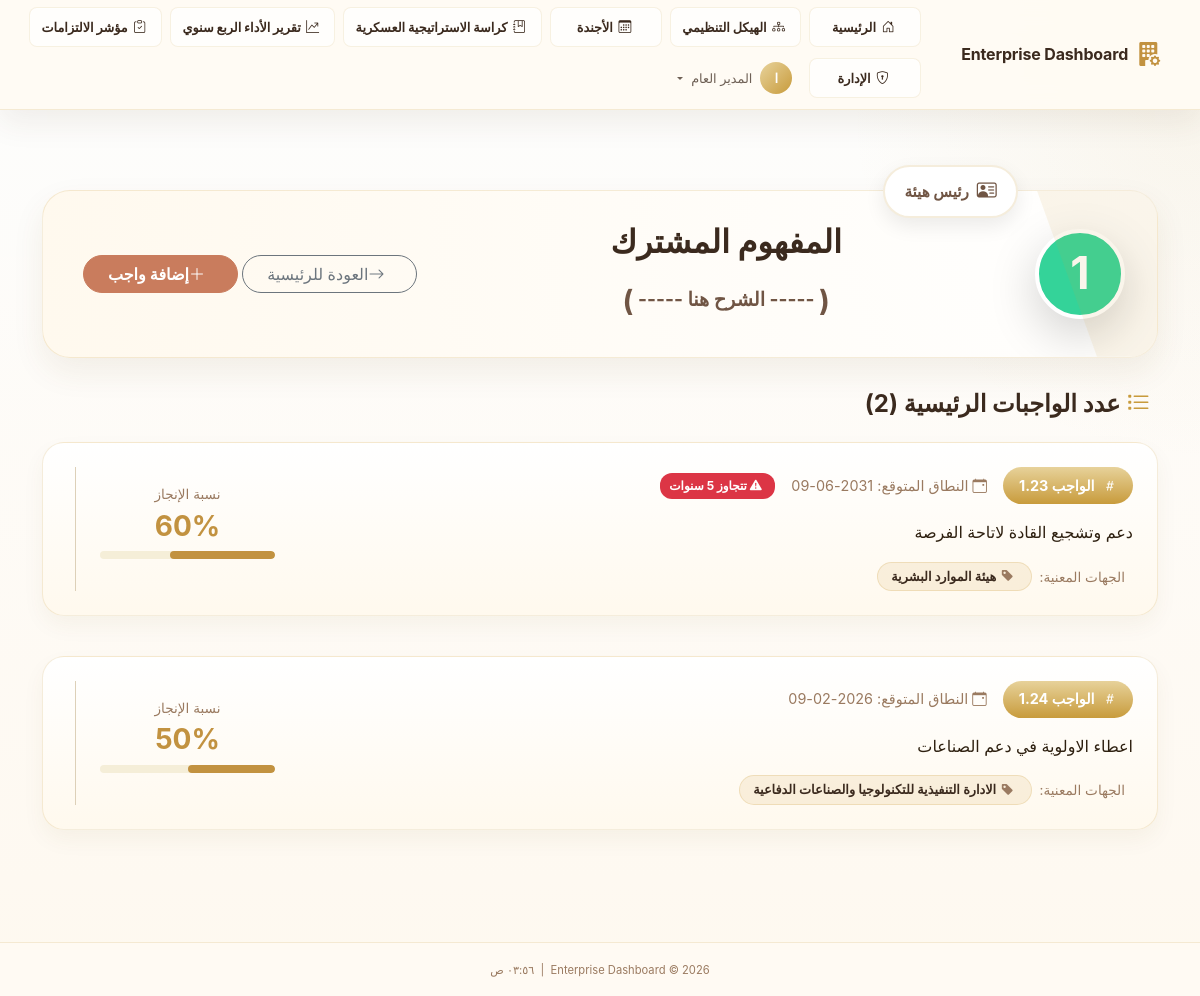
The app's page /department/2 (signed in) with its own data.
### app/models/user.py (models this page shows, shortened)
class User(UserMixin, db.Model):
    __tablename__ = 'users'
    id              = db.Column(db.String(36), primary_key=True, default=lambda: str(uuid.uuid4()))
    ldap_dn         = db.Column(db.String(255), unique=True, nullable=True)
    username        = db.Column(db.String(80),  unique=True, nullable=False, index=True)
    email           = db.Column(db.String(120), nullable=False)
    full_name       = db.Column(db.String(120), nullable=False)
    password_hash   = db.Column(db.String(255), nullable=True)  # Only for sim mode
    is_ldap_user    = db.Column(db.Boolean, default=True)
    is_active       = db.Column(db.Boolean, default=True)
    role_id         = db.Column(db.Integer, db.ForeignKey('roles.id'), nullable=True)
    department_id   = db.Column(db.Integer, db.ForeignKey('departments.id'), nullable=True)
    failed_logins     = db.Column(db.Integer, default=0)
    locked_until      = db.Column(db.DateTime, nullable=True)
    created_at  = db.Column(db.DateTime, default=datetime.utcnow)
    updated_at  = db.Column(db.DateTime, default=datetime.utcnow, onupdate=datetime.utcnow)
    last_login  = db.Column(db.DateTime, nullable=True)
    role       = db.relationship('Role', back_populates='users')
    department = db.relationship('Department', back_populates='users')
    audit_logs = db.relationship('AuditLog', back_populates='user', lazy='dynamic',
                                 foreign_keys='AuditLog.user_id')
    @property
    def is_authenticated(self) -> bool:
        return True
    def has_permission(self, required_level: int) -> bool:
        if not self.role:
            return False
        return self.role.permission_level >= required_level
    @property
    def permission_level(self) -> int:
        return self.role.permission_level if self.role else 0
    def can_admin(self) -> bool:
        return self.permission_level >= 80  # Deputy and above
    @classmethod
    def get_by_id(cls, user_id: str) -> Optional['User']:
        return cls.query.get(user_id)

### app/models/department.py (models this page shows, shortened)
class Department(db.Model):
    __tablename__ = 'departments'
    id                 = db.Column(db.Integer, primary_key=True)
    code               = db.Column(db.String(20), unique=True, nullable=False)
    name               = db.Column(db.String(120), nullable=False)
    description        = db.Column(db.Text, default='')
    responsible_person = db.Column(db.String(120), default='')
    color              = db.Column(db.String(7), default='#4F8EF7')   # Hex color
    icon               = db.Column(db.String(60), default='bi-grid-fill')
    logo_file          = db.Column(db.String(120), nullable=True)     # Custom logo filename
    concept_number     = db.Column(db.Integer, nullable=True)         # Operational Concept Number
    order_index        = db.Column(db.Integer, default=0)
    is_active          = db.Column(db.Boolean, default=True, nullable=False)
    is_central         = db.Column(db.Boolean, default=False, nullable=False)  # CEO hub group
    director_notes     = db.Column(db.Text, default='')               # Inline CEO notes
    concept_number     = db.Column(db.Integer, nullable=True)         # المفهوم العملياتي المشترك عدد
    created_at         = db.Column(db.DateTime, server_default=db.func.now())
    updated_at         = db.Column(db.DateTime, server_default=db.func.now(), onupdate=db.func.now())
    users   = db.relationship('User', back_populates='department', lazy='dynamic')
    metrics = db.relationship('DepartmentMetrics', back_populates='department',
                              lazy='dynamic', cascade='all, delete-orphan')
    @classmethod
    def active_ordered(cls) -> List['Department']:
        return cls.query.filter_by(is_active=True).order_by(cls.order_index).all()

### app/models/main_task.py (models this page shows, shortened)
class MainTask(db.Model):
    __tablename__ = 'main_tasks'
    id = db.Column(db.Integer, primary_key=True)
    task_number = db.Column(db.String(50), nullable=False)
    description = db.Column(db.Text, nullable=False)
    completion_pct = db.Column(db.Integer, default=0)
    expected_end_date = db.Column(db.Date, nullable=False)
    primary_department_id = db.Column(db.Integer, db.ForeignKey('departments.id', ondelete='CASCADE'), nullable=False)
    created_at = db.Column(db.DateTime, server_default=db.func.now())
    updated_at = db.Column(db.DateTime, server_default=db.func.now(), onupdate=db.func.now())
    primary_department = db.relationship(
        'Department',
        backref=db.backref('primary_tasks', lazy='dynamic', cascade='all, delete-orphan')
    )
    secondary_departments_list = db.Column(db.Text, default='[]')
    @property
    def is_overdue_5_years(self) -> bool:
        if not self.expected_end_date or not self.created_at:
            return False
        created_date = self.created_at.date()
        max_allowed_date = created_date + relativedelta(years=5)
        return self.expected_end_date > max_allowed_date
    @property
    def secondary_departments_parsed(self) -> list:
        import json
        if not self.secondary_departments_list:
            return []
        try:
            return json.loads(self.secondary_departments_list)
        except Exception:
            return []

### app/dashboard/routes.py (the view)
@dashboard_bp.route('/department/<int:dept_id>')
@login_required
def department_detail(dept_id):
    from app.models.main_task import MainTask
    dept = Department.query.get_or_404(dept_id)
    tasks = MainTask.query.filter_by(primary_department_id=dept_id).order_by(MainTask.task_number).all()
    all_depts = Department.active_ordered()
    return render_template(
        'dashboard/department_detail.html',
        dept=dept,
        tasks=tasks,
        all_depts=all_depts,
        page_title=f'تفاصيل: {dept.name}'
    )

### app/templates/dashboard/department_detail.html (shortened to what this page needs)
{% extends "base.html" %}
{% block body_class %}app-body dashboard-home-body{% endblock %}
{% block content %}
<div class="department-page">
<div class="container py-4 mt-4">
    <div class="position-relative mb-4">
        {% if dept.responsible_person %}
        <div class="responsible-badge">
            <i class="bi bi-person-vcard fs-5"></i>
            <span style="font-size: 0.95rem;">{{ dept.responsible_person }}</span>
        </div>
        {% endif %}
        <div class="dept-header d-flex flex-column flex-md-row align-items-center gap-4">
        {% if dept.concept_number %}
        <div class="dept-icon-wrapper shadow-lg"
             style="border-color: #fff; background: {{ dept.color }}; color: #fff; border-width: 4px; width: 90px; height: 90px; font-size: 2.8rem; font-weight: bold;">
            {{ dept.concept_number }}
        </div>
        {% else %}
        <div class="dept-icon-wrapper" style="border-color: {{ dept.color }}; color: {{ dept.color }}">
            <i class="{{ dept.icon }}"></i>
        </div>
        {% endif %}
        <div class="flex-grow-1 text-center">
            <h1 class="h2 fw-bold mb-2" style="color: var(--page-text);">{{ dept.name }}</h1>
            {% if dept.description %}
            <p class="mt-3 mb-0 mx-auto fw-bold" style="color: var(--page-text-soft); max-width: 800px; font-size: 1.2rem;">
                <span style="font-size: 1.8rem; vertical-align: middle;">(</span>
                ----- {{ dept.description }} -----
                <span style="font-size: 1.8rem; vertical-align: middle;">)</span>
            </p>
            {% endif %}
        </div>
        <div class="text-md-end mt-3 mt-md-0">
            <a href="{{ url_for('dashboard.index') }}" class="btn btn-outline-secondary rounded-pill pe-4 ps-4">
                <i class="bi bi-arrow-right me-2"></i>العودة للرئيسية
            </a>
            {% if current_user.has_permission(100) or current_user.has_permission(90) or
            current_user.has_permission(999) %}
            <button class="btn btn-primary rounded-pill pe-4 ps-4 mt-2 mt-md-0 ms-0 ms-md-2" data-bs-toggle="modal"
                data-bs-target="#addTaskModal">
                <i class="bi bi-plus-lg me-2"></i>إضافة واجب
            </button>
            {% endif %}
        </div>
    </div>
    </div>
    <h3 class="h4 fw-bold mb-4" style="color: var(--page-text);">
        <i class="bi bi-list-task me-2" style="color: var(--page-accent);"></i>
        عدد الواجبات الرئيسية ({{ tasks|length }})
    </h3>
    {% if not tasks %}
    <div class="text-center py-5"
        style="background: rgba(255,255,255,0.5); border-radius: 20px; border: 2px dashed #DDD0B8;">
        <i class="bi bi-inbox fs-1 text-muted mb-3 d-block"></i>
        <h5 class="text-muted">لا توجد واجبات رئيسية مسجلة لهذه المجموعة بعد.</h5>
    </div>
    {% else %}
    <div class="row">
        {% for task in tasks %}
        <div class="col-12 mb-3">
            <div class="task-card">
                <div class="d-flex flex-column flex-lg-row justify-content-between gap-3">
                    <div class="flex-grow-1">
                        <div class="d-flex align-items-center gap-3 mb-3">
                            <span class="task-number-badge">
                                <i class="bi bi-hash"></i> الواجب {{ task.task_number }}
                            </span>
                            <span class="text-muted d-flex align-items-center gap-1" style="font-size: 0.9rem;">
                                <i class="bi bi-calendar-event"></i> النطاق المتوقع: {{
                                task.expected_end_date.strftime('%Y-%m-%d') }}
                            </span>
                            {% if task.is_overdue_5_years %}
                            <span class="warning-badge" title="تنبيه: تاريخ النهاية يتجاوز 5 سنوات">
                                <i class="bi bi-exclamation-triangle-fill me-1"></i> تتجاوز 5 سنوات
                            </span>
                            {% endif %}
                        </div>
                        <p class="fs-6" style="color: #2E2010; line-height: 1.6;">
                            {{ task.description }}
                        </p>
                        <div class="d-flex flex-wrap gap-2 mt-3">
                            <span class="text-muted me-2 mt-1" style="font-size: 0.85rem;">الجهات المعنية:</span>
                            {% for sec_name in task.secondary_departments_parsed %}
                            <span class="department-tag">
                                <i class="bi bi-tag-fill text-muted me-1"></i>
                                {{ sec_name }}
                            </span>
                            {% endfor %}
                        </div>
                    </div>
                    <div class="d-flex flex-column align-items-lg-end justify-content-center border-start ps-lg-4 ms-lg-2 py-2"
                        style="border-color: #DDD0B8 !important; min-width: 200px;">
                        <div class="text-center w-100 mb-2">
                            <span class="d-block text-muted mb-1" style="font-size: 0.85rem;">نسبة الإنجاز</span>
                            <h3 class="mb-0 fw-bold" style="color: var(--secondary, #C29240);">{{ task.completion_pct
                                }}%</h3>
                        </div>
                        <div class="progress w-100 mb-3"
                            style="height: 8px; border-radius: 10px; background-color: #F5EED8;">
                            <div class="progress-bar" role="progressbar"
                                style="width: {{ task.completion_pct }}%; background-color: var(--secondary, #C29240);"
                                aria-valuenow="{{ task.completion_pct }}" aria-valuemin="0" aria-valuemax="100"></div>
                        </div>
                    </div>
                </div>
            </div>
        </div>
        {% endfor %}
    </div>
    {% endif %}
</div>
</div>
{% endblock %}

### app/templates/base.html (shortened to what this page needs)
<!DOCTYPE html>
<html lang="ar" dir="rtl">
<head>
  <link rel="stylesheet" href="{{ url_for('static', filename='css/bootstrap.min.css') }}">
  <link rel="stylesheet" href="{{ url_for('static', filename='css/bootstrap-icons.css') }}">
  <link rel="stylesheet" href="{{ url_for('static', filename='css/custom.css') }}">
</head>
<body class="{% block body_class %}app-body{% endblock %}">
  {% block body %}
  <nav class="navbar navbar-dark navbar-expand-lg app-navbar" id="mainNav">
    <div class="container-fluid px-4">
      <a class="navbar-brand d-flex align-items-center gap-2" href="{{ url_for('dashboard.index') }}">
        <i class="bi bi-building-fill-gear fs-4 text-primary-glow"></i>
        <span class="fw-bold">{{ app_name }}</span>
      </a>
      <div class="collapse navbar-collapse" id="navbarMain">
        <ul class="navbar-nav ms-auto align-items-center gap-2 main-nav-menu">
          <li class="nav-item">
            <a class="nav-link primary-nav-link {% if request.endpoint == 'dashboard.index' %}active{% endif %}"
              href="{{ url_for('dashboard.index') }}">
              <i class="bi bi-house-door me-1"></i>الرئيسية
            </a>
          </li>
          <li class="nav-item">
            <a class="nav-link primary-nav-link {% if request.endpoint == 'dashboard.org_structure' %}active{% endif %}"
              href="{{ url_for('dashboard.org_structure') }}">
              <i class="bi bi-diagram-3 me-1"></i>الهيكل التنظيمي
            </a>
          </li>
          <li class="nav-item">
            <a class="nav-link primary-nav-link {% if request.endpoint == 'dashboard.agenda' %}active{% endif %}"
              href="{{ url_for('dashboard.agenda') }}">
              <i class="bi bi-calendar3 me-1"></i>الأجندة
            </a>
          </li>
          <li class="nav-item">
            <a class="nav-link primary-nav-link {% if request.endpoint == 'dashboard.strategy_booklet' %}active{% endif %}"
              href="{{ url_for('dashboard.strategy_booklet') }}">
              <i class="bi bi-journal-bookmark me-1"></i>كراسة الاستراتيجية العسكرية
            </a>
          </li>
          <li class="nav-item">
            <a class="nav-link primary-nav-link {% if request.endpoint == 'dashboard.quarterly_performance' %}active{% endif %}"
              href="{{ url_for('dashboard.quarterly_performance') }}">
              <i class="bi bi-graph-up-arrow me-1"></i>تقرير الأداء الربع سنوي
            </a>
          </li>
          <li class="nav-item">
            <a class="nav-link primary-nav-link {% if request.endpoint == 'dashboard.commitments' %}active{% endif %}"
              href="{{ url_for('dashboard.commitments') }}">
              <i class="bi bi-clipboard-check me-1"></i>مؤشر الالتزامات
            </a>
          </li>
          {% if current_user.is_authenticated %}
          {% if current_user.can_admin() %}
          <li class="nav-item">
            <a class="nav-link primary-nav-link {% if request.endpoint and request.endpoint.startswith('admin') %}active{% endif %}"
              href="{{ url_for('admin.users') }}">
              <i class="bi bi-shield-lock me-1"></i>الإدارة
            </a>
          </li>
          {% endif %}
          <li class="nav-item dropdown">
            <a class="nav-link dropdown-toggle d-flex align-items-center gap-2" href="#" role="button"
              data-bs-toggle="dropdown">
              <span class="avatar-circle">{{ current_user.full_name[0]|upper }}</span>
              <span class="d-none d-md-inline">{{ current_user.full_name }}</span>
            </a>
          </li>
          {% endif %}
        </ul>
      </div>
    </div>
  </nav>
  <main class="main-content">
    {% block content %}{% endblock %}
  </main>
  <footer class="app-footer mt-auto py-3 text-center">
    <small class="text-muted">
      {{ app_name }} &copy; {{ now().year }}
      &nbsp;|&nbsp;
      <span id="currentTime"></span>
    </small>
  </footer>
  {% endblock %}
</body>
</html>

### records on screen
User: full_name "ا", full_name "المدير العام"
Department: responsible_person "رئيس هيئة", concept_number "1", name "المفهوم المشترك", description "الشرح هنا"
MainTask: task_number "1.23", expected_end_date "2031-06-09", shows "تتجاوز 5 سنوات", description "دعم وتشجيع القادة لاتاحة الفرصة", secondary_departments_parsed "هيئة الموارد البشرية", completion_pct "60"
MainTask: task_number "1.24", expected_end_date "2026-02-09", description "اعطاء الاولوية في دعم الصناعات", secondary_departments_parsed "الادارة التنفيذية للتكنولوجيا والصناعات الدفاعية", completion_pct "50"

### other values on screen
{{ app_name }} "Enterprise Dashboard"
{{ tasks|length }} "2"
